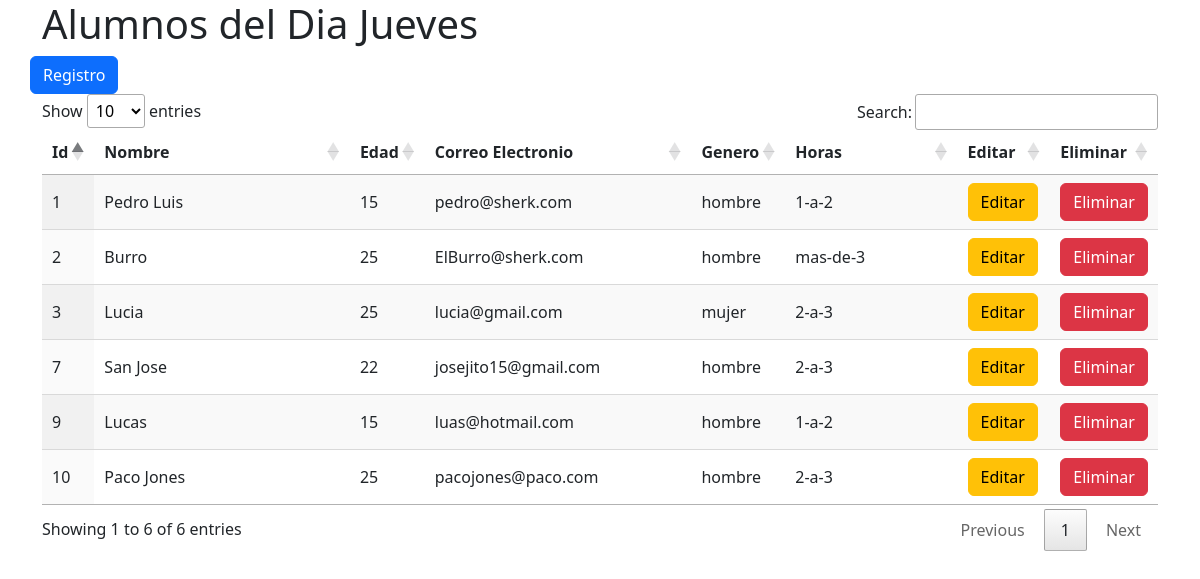
The page / on the database its author committed.
### tables this page shows
CREATE TABLE `alumnostb` (
  `id` int(11) NOT NULL AUTO_INCREMENT,
  `nombre` varchar(80) NOT NULL,
  `edad` int(8) NOT NULL,
  `email` varchar(40) NOT NULL,
  `genero` varchar(20) NOT NULL,
  `horas` varchar(10) NOT NULL,
  PRIMARY KEY (`id`)
);

### index.php (the view, shortened to what this page needs)
<?php
require 'conexion.php';
$sql = "SELECT * FROM alumnostb WHERE 1";
$resultado = $mysqli->query($sql);
?>
<!doctype html>
<html lang="es">
<head>
    <link rel="stylesheet" href="css/bootstrap.min.css">
    <link rel="stylesheet" href="css/jquery.dataTables.min.css">
</head>
<body>
    <div class="container">
        <div class="row">
            <h1>Alumnos del Dia Jueves</h1>
        </div>
        <div class="row">
            <a href="registro.html" class="btn btn-primary" style="width: auto;">Registro</a>
        </div>
        <table id="tablasherk" class="display" style="width:100%">
            <thead>
                <tr>
                    <th class="col-md-0">Id</th>
                    <th class="col-md-3">Nombre</th>
                    <th class="col-md-0">Edad</th>
                    <th class="col-md-3">Correo Electronio</th>
                    <th class="col-md-0">Genero</th>
                    <th class="col-md-2">Horas</th>
                    <th class="col-md-1">Editar</th>
                    <th class="col-md-1">Eliminar</th>
                </tr>
            </thead>
            <tbody>
                <?php while($row = $resultado->fetch_assoc()) {?>
                <tr>
                    <td><?php echo $row['id']; ?></td>
                    <td><?php echo $row['nombre']; ?></td>
                    <td><?php echo $row['edad']; ?></td>
                    <td><?php echo $row['email']; ?></td>
                    <td><?php echo $row['genero']; ?></td>
                    <td><?php echo $row['horas']; ?></td>
                    <td><a href="editar.php?id=<?php echo $row['id']; ?>" class="btn btn-warning">Editar</a></td>
                    <td><a href="eliminar.php?id=<?php echo $row['id']; ?>" class="btn btn-danger">Eliminar</a></td>
                </tr>
                <?php } ?>
            </tbody>
        </table>
    </div>
</body>
</html>

### rows shown on the page
alumnostb: id "1", nombre "Pedro Luis", edad "15", email "pedro@sherk.com", genero "hombre", horas "1-a-2"
alumnostb: id "2", nombre "Burro", edad "25", email "ElBurro@sherk.com", genero "hombre", horas "mas-de-3"
alumnostb: id "3", nombre "Lucia", edad "25", email "lucia@gmail.com", genero "mujer", horas "2-a-3"
alumnostb: id "7", nombre "San Jose", edad "22", email "josejito15@gmail.com", genero "hombre", horas "2-a-3"
alumnostb: id "9", nombre "Lucas", edad "15", email "luas@hotmail.com", genero "hombre", horas "1-a-2"
alumnostb: id "10", nombre "Paco Jones", edad "25", email "pacojones@paco.com", genero "hombre", horas "2-a-3"
